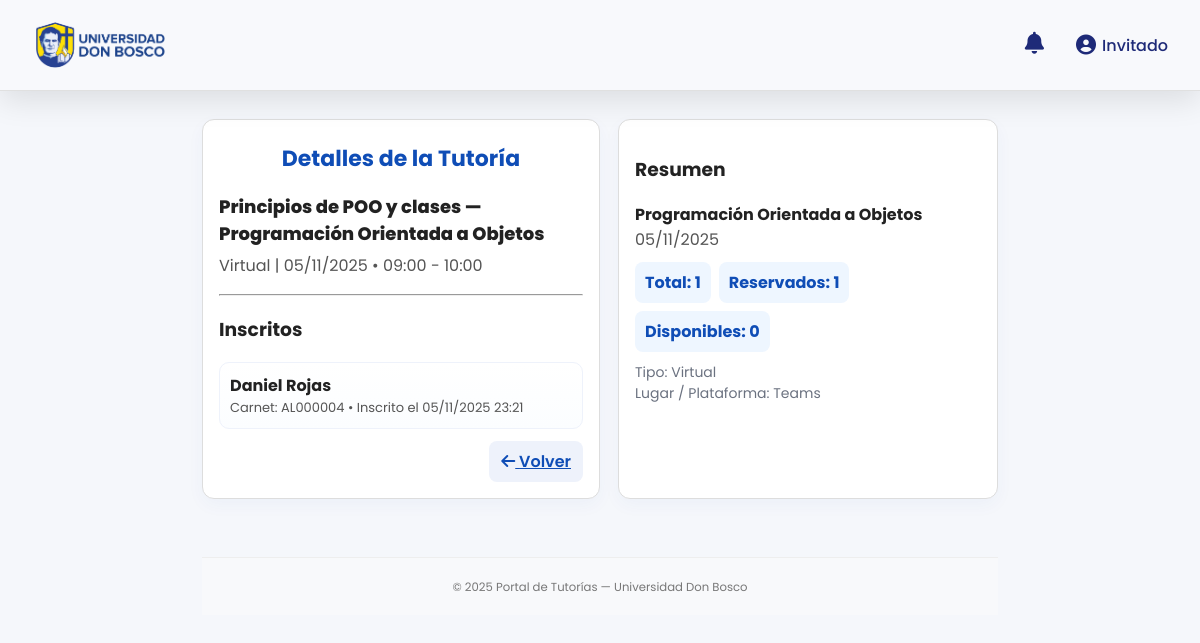
/Frontend/HTML/Docente/ver_tutoria.php?id=5, run on the app's committed database.
### tables this page shows
CREATE TABLE IF NOT EXISTS `tutorias` (
  `id` int NOT NULL AUTO_INCREMENT,
  `id_docente` int NOT NULL,
  `id_materia` int NOT NULL,
  `titulo` varchar(150) NOT NULL,
  `descripcion` text,
  `lugar` varchar(150) DEFAULT NULL,
  `tipo` enum('virtual','presencial') NOT NULL,
  `plataforma` varchar(100) DEFAULT NULL,
  `fecha` date NOT NULL,
  `hora_inicio` time NOT NULL,
  `hora_fin` time NOT NULL,
  `cupo_maximo` int DEFAULT '10',
  `fecha_creacion` timestamp NULL DEFAULT CURRENT_TIMESTAMP,
  PRIMARY KEY (`id`),
  KEY `id_docente` (`id_docente`),
  KEY `id_materia` (`id_materia`)
);

CREATE TABLE IF NOT EXISTS `materias` (
  `id` int NOT NULL AUTO_INCREMENT,
  `codigo` varchar(10) NOT NULL,
  `nombre` varchar(150) NOT NULL,
  PRIMARY KEY (`id`),
  UNIQUE KEY `codigo` (`codigo`)
);

CREATE TABLE IF NOT EXISTS `inscripciones` (
  `id` int NOT NULL AUTO_INCREMENT,
  `id_tutoria` int NOT NULL,
  `id_alumno` int NOT NULL,
  `comentario` text,
  `estado` enum('pendiente','confirmado','cancelado') DEFAULT 'pendiente',
  `fecha_inscripcion` timestamp NULL DEFAULT CURRENT_TIMESTAMP,
  PRIMARY KEY (`id`),
  KEY `id_tutoria` (`id_tutoria`),
  KEY `id_alumno` (`id_alumno`)
);

CREATE TABLE IF NOT EXISTS `usuarios` (
  `id` int NOT NULL AUTO_INCREMENT,
  `nombre` varchar(100) NOT NULL,
  `correo` varchar(100) NOT NULL,
  `carnet` char(8) NOT NULL,
  `contrasena` varchar(255) NOT NULL,
  `rol` enum('docente','alumno') NOT NULL,
  `estado` enum('activo','inactivo') DEFAULT 'activo',
  `fecha_registro` timestamp NULL DEFAULT CURRENT_TIMESTAMP,
  PRIMARY KEY (`id`),
  UNIQUE KEY `correo` (`correo`)
);

### Frontend/HTML/Docente/ver_tutoria.php (the view, shortened to what this page needs)
<?php
include '../../../Backend/config/conexion.php';
$id_tutoria = isset($_GET['id']) ? intval($_GET['id']) : 0;
$sql = "SELECT t.*, m.nombre AS materia_nombre, u.nombre AS docente_nombre
        FROM tutorias t
        INNER JOIN materias m ON m.id = t.id_materia
        INNER JOIN usuarios u ON u.id = t.id_docente
        WHERE t.id = ?";
$stmt = $conexion->prepare($sql);
$stmt->bind_param("i", $id_tutoria);
$stmt->execute();
$result = $stmt->get_result();
$tutoria = $result->fetch_assoc();
$sql2 = "SELECT i.*, a.nombre AS alumno_nombre, a.carnet
         FROM inscripciones i
         INNER JOIN usuarios a ON a.id = i.id_alumno
         WHERE i.id_tutoria = ?";
$stmt2 = $conexion->prepare($sql2);
$stmt2->bind_param("i", $id_tutoria);
$stmt2->execute();
$inscritos = $stmt2->get_result()->fetch_all(MYSQLI_ASSOC);
$total = $tutoria['cupo_maximo'];
$reservados = count($inscritos);
$disponibles = max(0, $total - $reservados);
?>
<!DOCTYPE html>
<html lang="es">
<head>
  <link rel="stylesheet" href="../../CSS/style.css">
  <link rel="stylesheet" href="https://cdnjs.cloudflare.com/ajax/libs/font-awesome/6.4.0/css/all.min.css">
</head>
<body>
  <?php include(__DIR__ . "/../includes/header.php"); ?>
  <main class="container">
    <section class="card">
      <h2 class="title">Detalles de la Tutoría</h2>
      <div class="tutoria-header">
        <div style="font-weight:800;font-size:18px">
          <?= htmlspecialchars($tutoria['titulo']) ?> — <?= htmlspecialchars($tutoria['materia_nombre']) ?>
        </div>
        <div style="color:#555">
          <?= htmlspecialchars($tutoria['tipo'] === 'virtual' ? 'Virtual' : 'Presencial') ?> |
          <?= date('d/m/Y', strtotime($tutoria['fecha'])) ?> •
          <?= substr($tutoria['hora_inicio'], 0, 5) ?> - <?= substr($tutoria['hora_fin'], 0, 5) ?>
        </div>
      </div>
      <hr style="margin:14px 0">
      <h3>Inscritos</h3>
      <div class="inscrito-list">
        <?php if (empty($inscritos)): ?>
          <div class="empty">No hay inscritos aún.</div>
        <?php else: ?>
          <?php foreach ($inscritos as $i): ?>
            <div class="inscrito">
              <div class="left">
                <div class="name"><?= htmlspecialchars($i['alumno_nombre']) ?></div>
                <div class="meta">
                  Carnet: <?= htmlspecialchars($i['carnet']) ?> • Inscrito el <?= date('d/m/Y H:i', strtotime($i['fecha_inscripcion'])) ?>
                </div>
              </div>
            </div>
          <?php endforeach; ?>
        <?php endif; ?>
      </div>
      <div style="margin-top:12px;display:flex;justify-content:flex-end">
        <a href="mis_tutorias.php" class="btn btn-ghost"><i class="fas fa-arrow-left"></i> Volver</a>
      </div>
    </section>
    <aside class="card">
      <h3>Resumen</h3>
      <div style="font-weight:700"><?= htmlspecialchars($tutoria['materia_nombre']) ?></div>
      <div style="color:#555"><?= date('d/m/Y', strtotime($tutoria['fecha'])) ?></div>
      <div class="stats" style="margin-top:10px">
        <div class="stat">Total: <?= $total ?></div>
        <div class="stat">Reservados: <?= $reservados ?></div>
        <div class="stat">Disponibles: <?= $disponibles ?></div>
      </div>
      <div style="margin-top:10px;color:#6b7280;font-size:14px">
        Tipo: <?= htmlspecialchars(ucfirst($tutoria['tipo'])) ?><br>
        Lugar / Plataforma: <?= htmlspecialchars($tutoria['lugar'] ?: $tutoria['plataforma'] ?: '—') ?>
      </div>
    </aside>
    <?php include(__DIR__ . "/../includes/footer.php"); ?>
  </main>
</body>
</html>

### Frontend/CSS/style.css (style rules this page uses)
body { font-family: 'Poppins', sans-serif; background-color: #ffffff; margin: 0; display: flex; flex-direction: column; min-height: 100vh; }
body { margin: 0; font-family: 'Poppins', sans-serif; background-color: #f5f6fa; color: #1e2a78; }
.card { background-color: #fff; border: 1px solid #ddd; border-radius: 15px; padding: 20px; box-shadow: 0 10px 30px rgba(0, 0, 0, 0.05); }

### Frontend/HTML/Docente/ver_tutoria.php (style rules this page uses)
:root { --bg:#f5f7fb;--card:#fff;--accent:#0f4db6;--muted:#6b6b6b }
* { box-sizing:border-box;font-family:'Poppins',sans-serif }
body { margin:0;background:var(--bg);color:#222 }
.container { max-width:820px;margin:28px auto;display:grid;grid-template-columns:1fr 380px;gap:18px;padding:0 12px }
.card { background:var(--card);border-radius:12px;box-shadow:0 6px 18px rgba(15,77,182,0.04);padding:16px }
h2.title { color:var(--accent);text-align:center;margin:6px 0 18px;font-size:22px }
.tutoria-header { display:flex;flex-direction:column;gap:6px;margin-bottom:12px }
.stats { display:flex;gap:8px;flex-wrap:wrap }
.stat { background:#eef6ff;padding:8px 10px;border-radius:8px;font-weight:700;color:#0f4db6 }
.inscrito-list { display:flex;flex-direction:column;gap:8px;margin-top:12px }
.inscrito { display:flex;justify-content:space-between;align-items:center;padding:10px;border-radius:10px;border:1px solid #eef2fb;background:linear-gradient(180deg,#fff,#fbfdff) }
.inscrito .left { display:flex;flex-direction:column }
.inscrito .name { font-weight:700 }
.inscrito .meta { font-size:13px;color:#555 }
.btn { border:0;padding:8px 12px;border-radius:8px;cursor:pointer;font-weight:600 }
.btn-ghost { background:#eef2fb;color:#0f4db6 }

### data on the page
tutorias: titulo "Principios de POO y clases", id_materia.nombre "Programación Orientada a Objetos", tipo "Virtual", fecha "05/11/2025", hora_inicio "09:00", hora_fin "10:00", cupo_maximo "1", cupo_maximo "0", lugar "Teams"
inscripciones: usuarios.nombre "Daniel Rojas", usuarios.carnet "AL000004", fecha_inscripcion "05/11/2025 23:21"

### other printed values
$carnet "Invitado"
$reservados "1"
